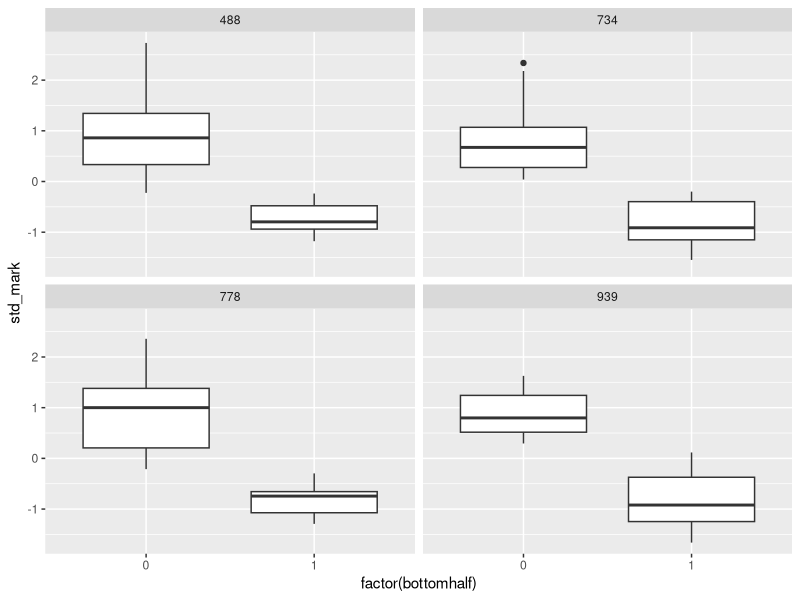
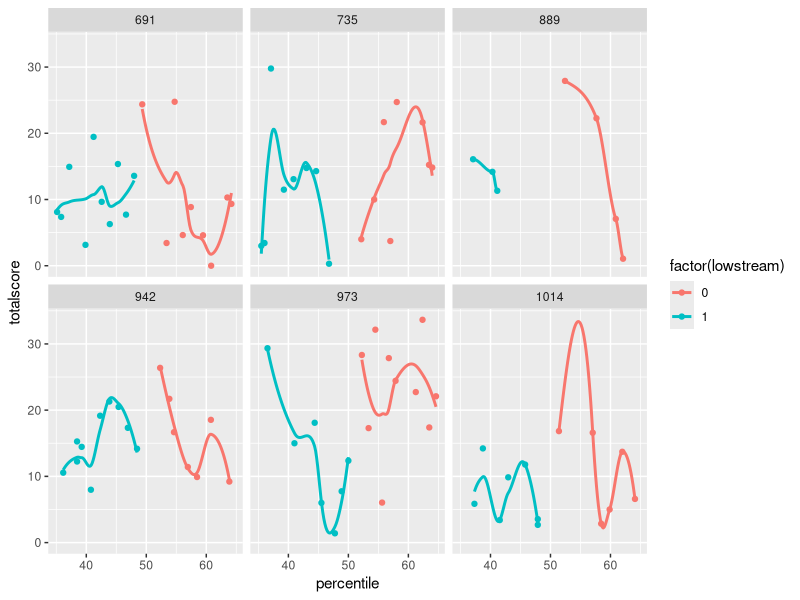
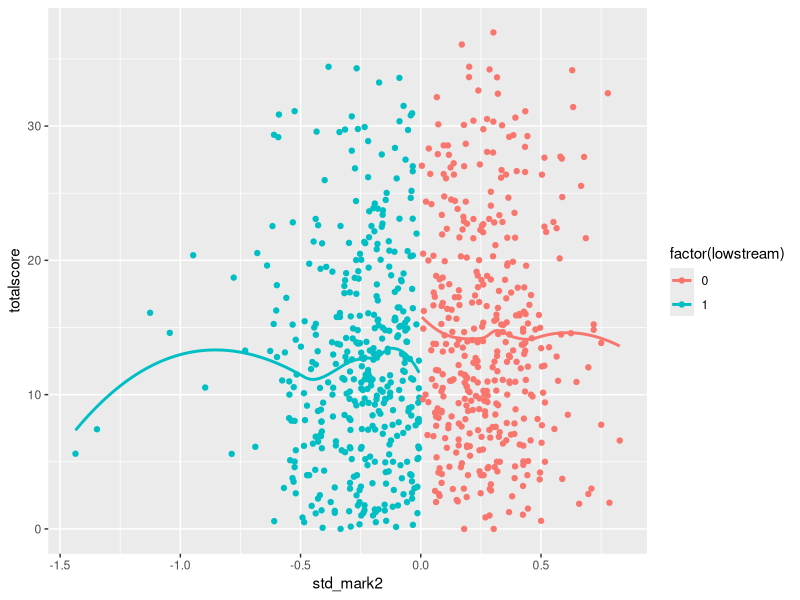
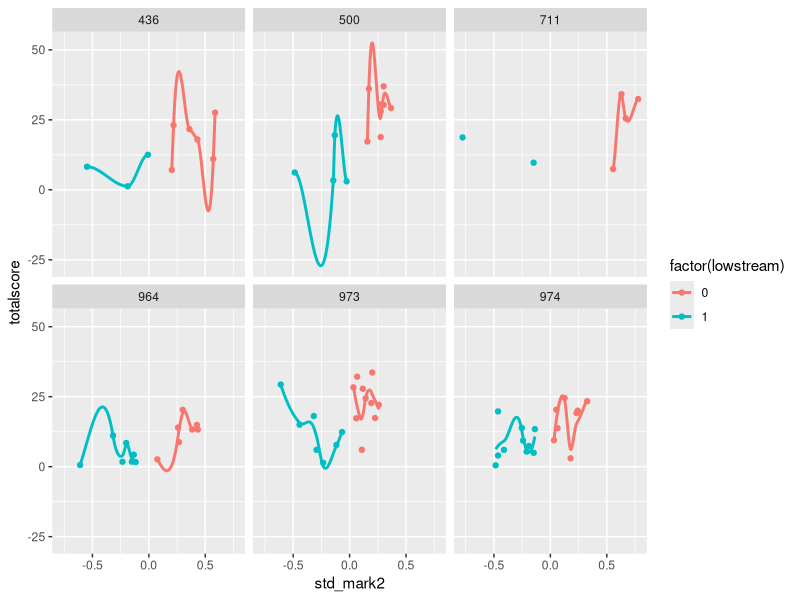

The R source for these figures, in order:
rm(list=ls())
library(dplyr)
library(reshape2)
library(ggplot2)
library(gridExtra)



######################################### Data cleanup ###########################################

dat <- read.table("student_test_data.tab.tsv", sep = "\t", header = T)

dat <- dat %>%
  select(pupilid,
         schoolid,
         district,
         division,
         zone,
         
         tracking,
         sbm, # School-based Management
         girl,
         etpteacher,
         
         lowstream, # Assigned to low stream
         
         bottomhalf, # Actually in bottom half
         tophalf,
         
         bottomquarter,
         secondquarter,
         thirdquarter,
         topquarter,
         
         std_mark, # Standardized initial score
         percentile,
         quantile5p, # Quantile by 5%
         
         attrition, # Could not be found for endline test
         agetest, # age at testing
         
         wordscore,
         sentscore, # Sentence score
         letterscore,
         spellscore,
         litscore,
         mathscoreraw,
         totalscore,
         
         r2_attrition, # Could not be found for ltfu
         r2_age, # age at long-term follow-up
         
         r2_wordscore,
         r2_sentscore,
         r2_letterscore,
         r2_spellscore,
         r2_litscore,
         r2_mathscoreraw,
         r2_totalscore
  )

quartiles <- c('bottomquarter','secondquarter','thirdquarter','topquarter')
dat$quartile <- rep(NA, nrow(dat))
for(i in 1:4){
  keep <- which(dat[,quartiles[i]] == 1)
  dat$quartile[keep] <- quartiles[i]
}





##################################### Regression discontinuity ##################################

# GENERATE MANUAL PERCENTILE BASED ON STD_MARK
### percentile does not match up with std_mark!!!
score_med <- dat %>% group_by(schoolid) %>% summarize(med = median(std_mark, na.rm = TRUE))
# identify median score in each school
dat2 <- inner_join(dat, score_med, by = "schoolid")
dim(dat2)
# remove students who were put into the wrong stream
dat3 <- dat2 %>% filter((std_mark < med & lowstream == 1) | (std_mark > med & lowstream == 0) | (tracking == 0))
dat3 <- dat3 %>% mutate(std_mark2 = std_mark - med)
# remove students without one of the two scores
dat3 <- dat3 %>% filter(!is.na(std_mark) & !is.na(totalscore))


tracking.schools <- dat3 %>% filter(tracking == 1)

# keep in mind that the assignment into stream was done WITHIN schools:
# but standardization of baseline/initial marks was done over ALL schools
ggplot(filter(tracking.schools, schoolid %in% sample(unique(tracking.schools$schoolid),4))) + 
  geom_boxplot(aes(x = factor(bottomhalf), y = std_mark)) + 
  facet_wrap(~schoolid, ncol = 2) 



# how many students in each school (~60):
dat %>% group_by(schoolid) %>% summarize(n = n())
# how many students are within the (40,60) percentile interval in each school -- try this window
n.window <- filter(tracking.schools, percentile < 65 & percentile > 35) %>% 
  group_by(schoolid) %>% 
  summarize(n = n())
n.window

# restrict to small window of "equivalent students"
dat.window <- tracking.schools %>% filter(percentile < 65 & percentile > 35)


# by school:
ggplot(filter(dat.window, schoolid %in% sample(unique(dat.window$schoolid), 6))) +
  geom_point(aes(x = percentile, y = totalscore, col = factor(lowstream))) +
  stat_smooth(aes(x = percentile, y = totalscore, col = factor(lowstream)), method = "loess", se = FALSE) +
  facet_wrap(~schoolid, ncol = 3)

# overall:
ggplot(dat.window) +
  geom_point(aes(x = std_mark2, y = totalscore, col = factor(lowstream))) +
  stat_smooth(aes(x = std_mark2, y = totalscore, col = factor(lowstream)), method = "loess", se = FALSE) 
# there is a slight difference!




# let's identify schools for which there is a big difference:
stream.med <- dat.window %>% group_by(schoolid, lowstream) %>% summarize(medstream = median(totalscore))
stream.med.diff <- stream.med %>% group_by(schoolid) %>% summarize(streamdiff = medstream[1] - medstream[2])
most.diff.schools <- stream.med.diff %>% filter(streamdiff > 10)
most.diff.schools$schoolid
# plot the regression
ggplot(filter(dat.window, schoolid %in% most.diff.schools$schoolid)) +
  geom_point(aes(x = std_mark2, y = totalscore, col = factor(lowstream))) +
  stat_smooth(aes(x = std_mark2, y = totalscore, col = factor(lowstream)), method = "loess", se = FALSE) +
  facet_wrap(~schoolid, ncol = 3)

